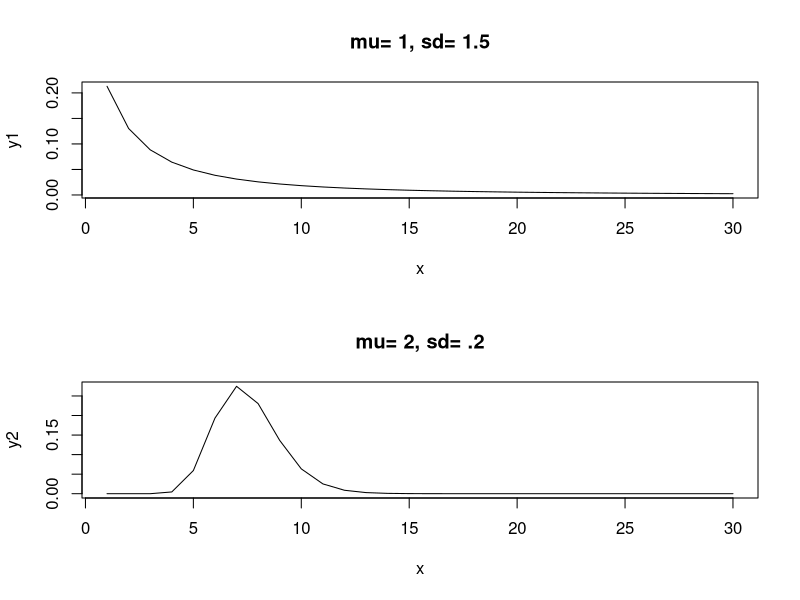

Write R code to recreate this figure.
############################ HW #2 ###################################################
# Matthew Murray
# 2/12  
# Modified Week3Examples 
# Purpose: To discuss Confidence Interval Estimation and Quantiles
######################################################################################

# Question #1

#------------------------### EXAMPLE 1 ###-------------------------------------#
# Calculating z_p in a 90% CI
#------------------------------------------------------------------------------#
# Clear all
rm(list = ls())

alpha = 0.10
p = 1-alpha/2
z_p = qnorm(p)

#------------------------### EXAMPLE 2 ###-------------------------------------#
# Calculating t_p in a 90% CI
#------------------------------------------------------------------------------#
# Clear all
rm(list = ls())

alpha = 0.10
p = 1-alpha/2
v = 15
t_p = qt(p,v)

#------------------------### EXAMPLE 3 ###-------------------------------------#
# Output of an R program for computing the confidence level through simulation.
# The population here is normal. 
#------------------------------------------------------------------------------#

MC <- 10000 # Number of samples to simulate
result <- c(1:MC)
mu <- 50
sigma <- 4
n <- 8; # Sample size
alpha <- 0.10 # the nominal confidence level is 100(1-alpha) percent
t_criticalValue <- qt(p=(1-alpha/2), df=(n-1))

for(i in 1:MC){
  mySample <- rnorm(n=n, mean=mu, sd=sigma)
  lowerCL <- mean(mySample)-t_criticalValue*sd(mySample)/sqrt(n)
  upperCL <- mean(mySample)+t_criticalValue*sd(mySample)/sqrt(n)
  result[i] <- ((lowerCL < mu) & (mu < upperCL))
}
SimulatedConfidenceLevel <- mean(result)

#------------------------### EXAMPLE 4 ###-------------------------------------#
# Example on page 277 of Millard and Neerchal
#------------------------------------------------------------------------------#

# Define the variable which hold the data
Well_1 = c(19.9, 29.6, 18.7, 24.2)
n1 = length(Well_1)

Well_2 = c(23.7, 21.9, 26.9, 26.1)
n2 = length(Well_2)

Well_3 = c(25.6, 23.3, 22.3, 26.9)
n3 = length(Well_3)


# Calculate the mean of the sample in well 1
xbar1 = mean(Well_1)
# Calculate the standard deviation of the sample in well 1
s1 = sd(Well_1)
# Calculate the 95th percentile of the sample in well 1
perc95_1 = xbar1 + s1 * qnorm(.9)
# Calculate the Lower confidence limit of the sample in well 1
LCL1 = xbar1 + (s1/sqrt(n1)) * qt(p=.01, df=(n1-1), ncp=(qnorm(.9)*sqrt(n1)))


# Calculate the mean of the sample in well 2
xbar2 = mean(Well_2)
# Calculate the standard deviation of the sample in well 2
s2 = sd(Well_2)
# Calculate the 95th percentile of the sample in well 2
perc95_2 = xbar2 + s2 * qnorm(.9)
# Calculate the Lower confidence limit of the sample in well 2
LCL2 = xbar2 + (s2/sqrt(n2)) * qt(p=.01, df=(n2-1), ncp=(qnorm(.9)*sqrt(n2)))


# Calculate the mean of the sample in well 3
xbar3 = mean(Well_3)
# Calculate the standard deviation of the sample in well 3
s3 = sd(Well_3)
# Calculate the 95th percentile of the sample in well 3
perc95_3 = xbar3 + s3 * qnorm(.9)
# Calculate the Lower confidence limit of the sample in well 3
LCL3 = xbar3 + (s3/sqrt(n3)) * qt(p=.01, df=(n3-1), ncp=(qnorm(.9)*sqrt(n3)))

# Results for well 1 
xbar1
s1
perc95_1 
LCL1
# Results for well 2
xbar2
s2
perc95_2
LCL2
# Results for well 3
xbar3
s3
perc95_3
LCL3

#################################################################################################
# Question #2

rm(list = ls())

par(mfrow=c(2,1))

x <- c(1:30)
y1 <- dlnorm(x,meanlog=1,sdlog=1.5,log=FALSE)
y2 <- dlnorm(x,meanlog=2,sdlog=.2,log=FALSE)
plot(x,y1,type='l',,main ="mu= 1, sd= 1.5")
plot(x,y2,type='l',,main ="mu= 2, sd= .2")
#################################################################################################
# Question #3

rm(list = ls())
# mu = 1, sd = 1.5
#
MC <- 10000 # Number of samples to simulate
result <- c(1:MC)
mu <- 1
sigma <- 1.5
n <- 8 # Sample size
alpha <- 0.10 # the nominal confidence level is 100(1-alpha) percent
t_criticalValue <- qt(p=(1-alpha/2), df=(n-1))

for(i in 1:MC){
  mySample <- rnorm(n=n, mean=mu, sd=sigma)
  lowerCL <- mean(mySample)-t_criticalValue*sd(mySample)/sqrt(n)
  upperCL <- mean(mySample)+t_criticalValue*sd(mySample)/sqrt(n)
  result[i] <- ((exp(lowerCL) < mu) & (mu < exp(upperCL)))
}

SimulatedConfidenceLevel <- mean(result)
SimulatedConfidenceLevel
#################################################
# mu = 2 sd = .2
#
result2 <- c(1:MC)
mu2 <- 2
sigma2 <- .2
n2 <- 8 # Sample size
alpha2 <- 0.10 # the nominal confidence level is 100(1-alpha) percent
t_criticalValue2 <- qt(p=(1-alpha2/2), df=(n2-1))

for(i in 1:MC){
  mySample2 <- rnorm(n=n2, mean=mu2, sd=sigma2)
  lowerCL2 <- mean(mySample2)-t_criticalValue2*sd(mySample2)/sqrt(n2)
  upperCL2 <- mean(mySample2)+t_criticalValue2*sd(mySample2)/sqrt(n2)
  result2[i] <- ((exp(lowerCL2) < mu2) & (mu2 < exp(upperCL2)))
}

SimulatedConfidenceLevel2 <- mean(result2)
SimulatedConfidenceLevel2

